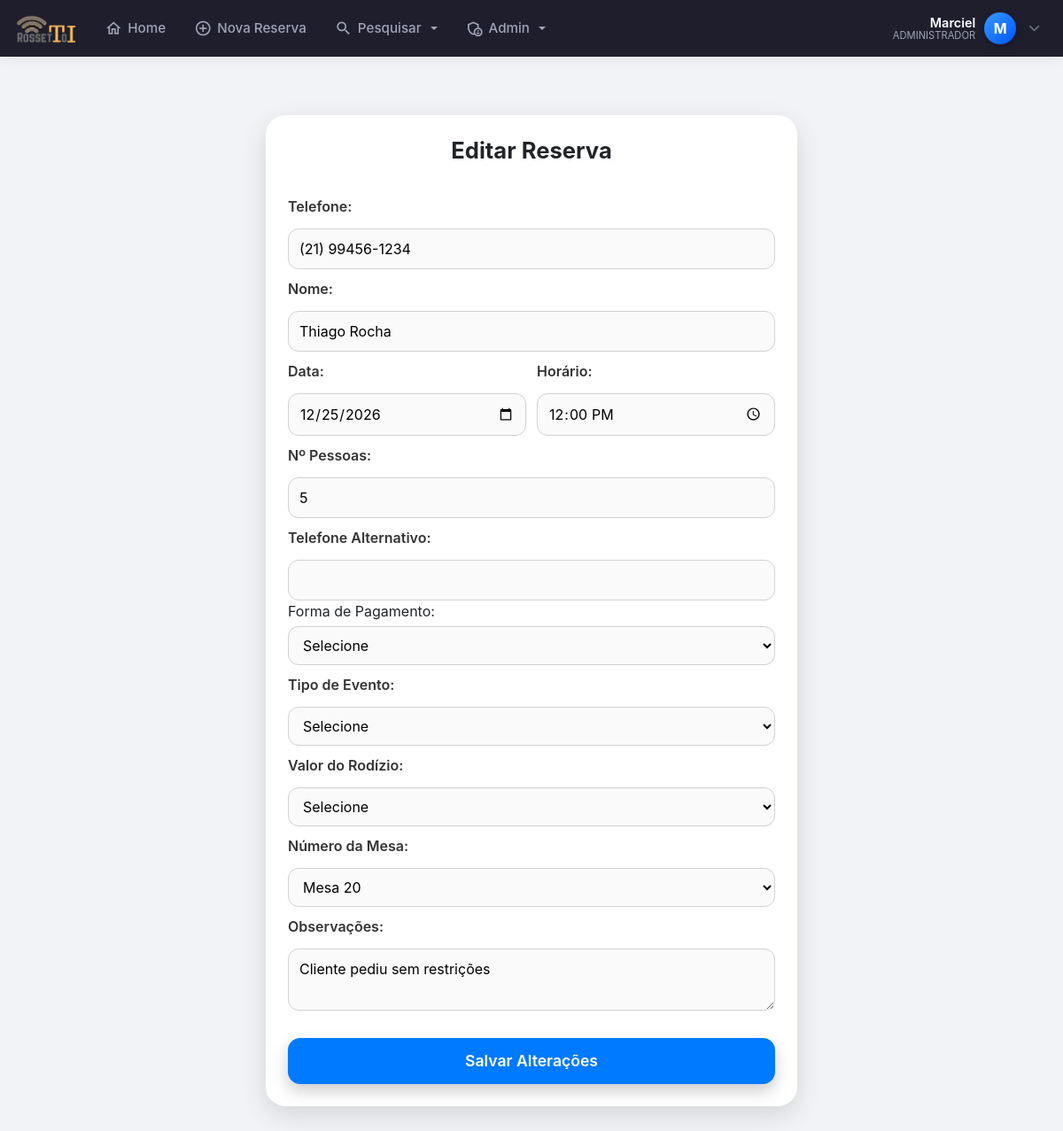
Page /editar_reserva.php?id=384 (signed in) on the committed database.
### tables this page shows
CREATE TABLE `clientes` (
  `id` int(11) NOT NULL AUTO_INCREMENT,
  `nome` varchar(100) NOT NULL,
  `data` date NOT NULL,
  `num_pessoas` int(11) NOT NULL,
  `horario` time NOT NULL,
  `telefone` varchar(255) DEFAULT NULL,
  `telefone2` varchar(255) DEFAULT NULL,
  `tipo_evento` varchar(50) NOT NULL,
  `forma_pagamento` varchar(50) NOT NULL,
  `valor_rodizio` int(11) DEFAULT NULL,
  `num_mesa` varchar(255) DEFAULT NULL,
  `observacoes` varchar(300) NOT NULL,
  `obsCliente` varchar(255) DEFAULT NULL,
  `data_emissao` datetime NOT NULL DEFAULT current_timestamp(),
  `status` tinyint(1) DEFAULT 1,
  `confirmado` tinyint(1) DEFAULT 0,
  `usuario_id` int(11) DEFAULT NULL,
  `motivo_cancelamento` varchar(255) DEFAULT NULL,
  PRIMARY KEY (`id`)
);

### editar_reserva.php (the view, shortened to what this page needs)
<?php
require 'config.php';
$pdo->setAttribute(PDO::ATTR_ERRMODE, PDO::ERRMODE_EXCEPTION);
$id_reserva = (int) $_GET['id'];
$sql = $pdo->prepare("SELECT * FROM clientes WHERE id = :id");
$sql->bindParam(":id", $id_reserva);
$sql->execute();
$reserva = $sql->fetch(PDO::FETCH_ASSOC);
$formaPg  = strtolower(trim($reserva['forma_pagamento']));
$numMesa  = trim($reserva['num_mesa']);
require 'cabecalho.php';
?>
<!DOCTYPE html>
<html lang="pt-BR">
<head>
</head>
<body>
<div class="card-ios">
<h2>Editar Reserva</h2>
<form method="POST">
<label>Telefone:</label>
<input type="text" name="telefone" maxlength="15" required
       onkeyup="maskPhone(this)"
       value="<?= preg_replace('/(\d{2})(\d{5})(\d{4})/', '($1) $2-$3', $reserva['telefone']) ?>">
<label>Nome:</label>
<input type="text" name="nome" required value="<?= $reserva['nome'] ?>">
<div style="display:flex; gap:12px;">
    <div style="flex:1;">
        <label>Data:</label>
        <input type="date" name="data" required value="<?= $reserva['data'] ?>">
    </div>
    <div style="flex:1;">
        <label>Horário:</label>
        <input type="time" name="horario" required value="<?= $reserva['horario'] ?>">
    </div>
</div>
<label>Nº Pessoas:</label>
<input type="number" name="num_pessoas" required value="<?= $reserva['num_pessoas'] ?>">
<label>Telefone Alternativo:</label>
<input type="text" name="telefone2" maxlength="15"
       onkeyup="maskPhone(this)"
      value="<?= preg_replace('/(\d{2})(\d{5})(\d{4})/', '($1) $2-$3', preg_replace('/\D/', '', $reserva['telefone2'] ?? '')) ?>"
<label>Forma de Pagamento:</label>
<select name="forma_pagamento">
    <option value="" <?= $formaPg==""?"selected":"" ?>>Selecione</option>
</select>
<label>Tipo de Evento:</label>
<select name="tipo_evento">
    <option value="">Selecione</option>
</select>
<label>Valor do Rodízio:</label>
<select name="valor_rodizio">
<option value="">Selecione</option>
</select>
<label>Número da Mesa:</label>
<select name="num_mesa">
<?php for ($i=1;$i<=99;$i++): ?>
<option value="<?= $i ?>" <?= $numMesa==$i?"selected":"" ?>>Mesa <?= $i ?></option>
<?php endfor; ?>
</select>
<label>Observações:</label>
<textarea name="observacoes"><?= $reserva['observacoes'] ?></textarea>
<button class="btn-ios">Salvar Alterações</button>
</form>
</div>
</body>
</html>

### cabecalho.php (shortened to what this page needs)
<?php
require 'config.php';
$nome_usuario = "Visitante";
$status = null;
$letra_avatar = "U";
if (isset($_SESSION['mmnlogin'])) {
    $user_id = $_SESSION['mmnlogin'];
    try {
        $sql = $pdo->prepare("SELECT nome, status, email FROM login WHERE id = :id");
        $sql->bindValue(':id', $user_id);
        $sql->execute();
        if ($sql->rowCount() > 0) {
            $usuario = $sql->fetch(PDO::FETCH_ASSOC);
            $nome_completo = ucwords(strtolower($usuario['nome']));
            $partes_nome = explode(' ', $nome_completo);
            $nome_usuario = $partes_nome[0];
            $status = $usuario['status'];
            $letra_avatar = strtoupper(substr($nome_usuario, 0, 1));
        }
    } catch (PDOException $e) {
    }
}
?>
<!DOCTYPE html>
<html lang="pt-br">
<head>
    <link rel="stylesheet" href="https://cdn.jsdelivr.net/npm/bootstrap@4.6.2/dist/css/bootstrap.min.css">
    <link rel="stylesheet" href="https://cdnjs.cloudflare.com/ajax/libs/font-awesome/6.5.0/css/all.min.css">
</head>
<body>
<nav class="navbar navbar-expand-lg navbar-dark fixed-top navbar-custom">
    <a class="navbar-brand mr-auto" href="index.php">
        <img src="./rossetto28.png" alt="Logo">
    </a>
    <div class="collapse navbar-collapse" id="menuPrincipal">
        <ul class="navbar-nav mr-auto ml-3">
            <li class="nav-item">
                <a class="nav-link" href="index.php">
                    <i class="material-icons-outlined">home</i> Home
                </a>
            </li>
            <li class="nav-item">
                <a class="nav-link" href="adicionar_reserva.php">
                    <i class="material-icons-outlined">add_circle_outline</i> Nova Reserva
                </a>
            </li>
            <li class="nav-item dropdown">
                <a class="nav-link dropdown-toggle" href="#" id="dropPesquisa" data-toggle="dropdown" aria-haspopup="true" aria-expanded="false">
                    <i class="material-icons-outlined">search</i> Pesquisar
                </a>
            </li>
            <?php if ($status == 1): ?>
            <li class="nav-item dropdown">
                <a class="nav-link dropdown-toggle" href="#" id="dropAdmin" data-toggle="dropdown" aria-haspopup="true" aria-expanded="false">
                    <i class="material-icons-outlined">admin_panel_settings</i> Admin
                </a>
            </li>
            <?php endif; ?>
        </ul>
        <ul class="navbar-nav d-none d-lg-flex align-items-center">
            <li class="nav-item dropdown">
                <div class="user-profile-widget" data-toggle="dropdown" aria-haspopup="true" aria-expanded="false">
                    <div class="user-info text-right">
                        <span class="user-name"><?= htmlspecialchars($nome_usuario) ?></span>
                        <span class="user-role"><?= ($status == 1) ? 'Administrador' : 'Colaborador' ?></span>
                    </div>
                    <div class="user-avatar">
                        <?= $letra_avatar ?>
                    </div>
                    <i class="fas fa-chevron-down text-muted ml-1" style="font-size: 0.8rem;"></i>
                </div>
            </li>
        </ul>
    </div>
</nav>
</body>
</html>

### cabecalho.php (style rules this page uses)
:root { --primary-bg: #1e1e2d; --active-color: #3699ff; --text-color: #a2a3b7; --text-hover: #ffffff; }
body { padding-top: 70px; background-color: #f5f8fa; }
.navbar-custom { background-color: var(--primary-bg); box-shadow: 0 0 15px rgba(0,0,0,0.1); padding: 0.5rem 1rem; }
.navbar-brand img { height: 35px; transition: transform 0.2s; }
.navbar-dark .navbar-nav .nav-link { color: var(--text-color); font-weight: 500; font-size: 0.95rem; display: flex; align-items: center; gap: 6px; padding: 0.8rem 1rem; border-radius: 6px; transition: all 0.2s ease; }
.material-icons-outlined { font-size: 20px; }
.user-profile-widget { cursor: pointer; padding: 5px 10px; border-radius: 50px; transition: background 0.2s; display: flex; align-items: center; gap: 10px; }
.user-avatar { width: 36px; height: 36px; background: linear-gradient(135deg, #3699ff, #0055ff); color: white; border-radius: 50%; display: flex; align-items: center; justify-content: center; font-weight: 700; font-size: 16px; box-shadow: 0 3px 6px rgba(0,0,0,0.2); }
.user-info { display: flex; flex-direction: column; line-height: 1.1; }
.user-name { color: white; font-weight: 600; font-size: 0.9rem; }
.user-role { color: var(--text-color); font-size: 0.7rem; text-transform: uppercase; }

### editar_reserva.php (style rules this page uses)
body { background:#f2f3f7; font-family:-apple-system, BlinkMacSystemFont, "SF Pro Display", Poppins, sans-serif; padding:20px; }
.card-ios { max-width: 600px; margin:110px auto; background:#fff; border-radius:22px; padding:25px; box-shadow:0 10px 30px rgba(0,0,0,0.12); }
h2 { text-align:center; font-size:1.6rem; font-weight:700; margin-bottom:25px; }
label { font-weight:600; margin-top:10px; color:#333; }
input, select, textarea { margin-top:5px; border-radius:12px!important; border:1px solid #d1d1d6!important; padding:10px 12px!important; font-size:1rem!important; width:100%; background:#fafafa; transition:.2s; }
.btn-ios { margin-top:25px; width:100%; background:#007AFF; color:#fff; padding:13px; border:none; border-radius:14px; font-size:1.1rem; font-weight:600; cursor:pointer; box-shadow:0 8px 18px rgba(0,0,0,.2); transition:.2s; }

### rows in the picture
clientes: telefone "(21) 99456-1234", nome "Thiago Rocha", data "12/25/2026", horario "12:00:00", num_pessoas "5", num_mesa "Mesa 20", observacoes "Cliente pediu sem restrições"

### other values in the picture
$nome_usuario "Marciel"
$letra_avatar "M"
